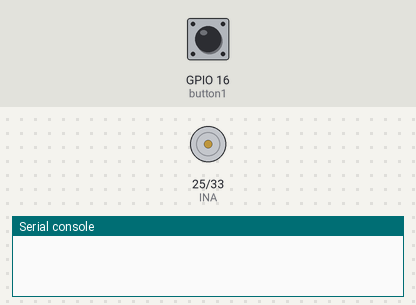
This program was run on a simulated ESP32 board running MicroPython. Parts: motor-driver pin pairs drawn as motors (green arrow = first pin HIGH = forward, orange = second pin HIGH = backward, longer = more drive), the last lines printed to the serial console. The test bench sets the inputs (shaded band); at power-on: GPIO 16 (button1) HIGH.

Above: at 1.2 s.
1.3 s: GPIO 16 (button1) pulled LOW for 0.15 s
At 1.8 s:
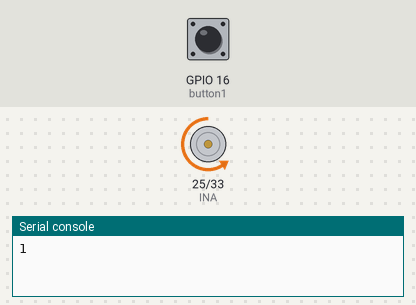
2.9 s: GPIO 16 (button1) pulled LOW for 1 s
At 4.3 s:
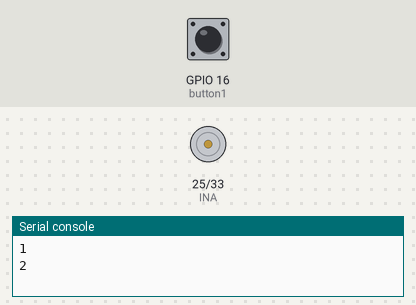
5.4 s: GPIO 16 (button1) pulled LOW for 3.2 s
At 9.1 s:
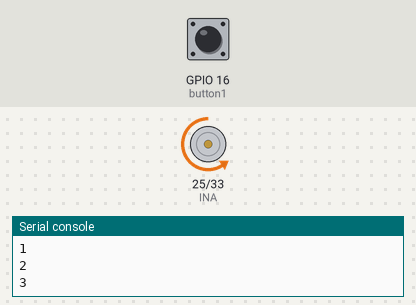
Timing chart, 0 to 10.6 s (numbered marks = the images above; inputs shaded):
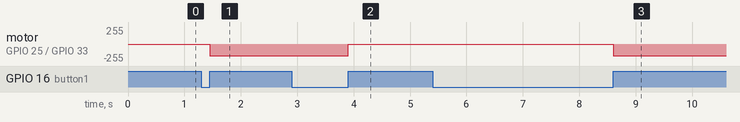

The program:

pj7_2_button_fan.py
```python
from machine import Pin,PWM
import time
#Two pins of the motor
INA =PWM(Pin(25,Pin.OUT),10000,0)#INA corresponds to IN+
INB =PWM(Pin(33,Pin.OUT),10000,2)#INB corresponds to IN-
button1 = Pin(16, Pin.IN, Pin.PULL_UP)
count = 0

try:
    while True:
        btnVal1 = button1.value()  # Reads the value of button 1
        if(btnVal1 == 0):
            time.sleep(0.01)
            while(btnVal1 == 0):
                btnVal1 = button1.value()
                if(btnVal1 == 1):
                    count = count + 1
                    print(count)
        val = count % 2
        if(val == 1):
            INA.duty(0) #The range of duty cycle is 0-1023
            INB.duty(700)
        else:
            INA.duty(0)
            INB.duty(0)
except:
    INA.duty(0)
    INB.duty(0)
    INA.deinit()
    INB.deinit()
```

Measured:
- after the input at 1.3 s, motor on GPIO 25 (INA) / GPIO 33 (INB): stopped → backward 174/255 after 0.15 s
- after the input at 2.9 s, motor on GPIO 25 (INA) / GPIO 33 (INB): backward 174/255 → stopped after 1.0 s
- after the input at 5.4 s, motor on GPIO 25 (INA) / GPIO 33 (INB): stopped → backward 174/255 after 3.2 s
